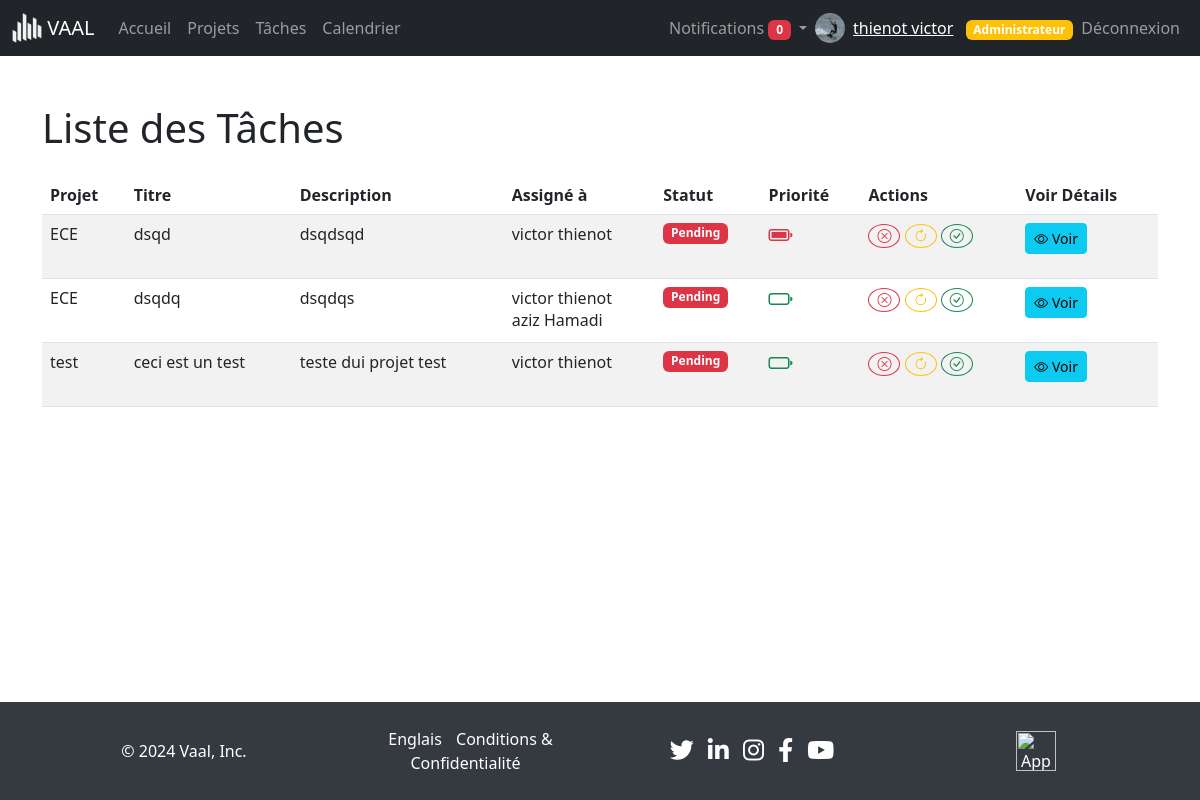
/views/tasks/view.php?task_id=1 (signed in), run on the app's committed database.
### tables this page shows
CREATE TABLE `users` (
  `id` int(11) NOT NULL,
  `profile` varchar(255) NOT NULL,
  `nom` varchar(50) NOT NULL,
  `prenom` varchar(255) NOT NULL,
  `email` varchar(100) NOT NULL,
  `password` varchar(255) NOT NULL,
  `role` enum('member','manager','admin') DEFAULT 'member',
  `activation` enum('oui','non') NOT NULL DEFAULT 'non'
);

CREATE TABLE `tasks` (
  `id` int(11) NOT NULL,
  `title` varchar(100) NOT NULL,
  `description` text DEFAULT NULL,
  `status` enum('pending','in_progress','completed') NOT NULL DEFAULT 'pending',
  `start_date` date DEFAULT NULL,
  `end_date` date DEFAULT NULL,
  `project_id` int(11) DEFAULT NULL,
  `assignee_id` varchar(255) DEFAULT NULL,
  `priority` enum('faible','modéré','élevé') NOT NULL DEFAULT 'modéré'
);

CREATE TABLE `projects` (
  `id` int(11) NOT NULL,
  `title` varchar(100) NOT NULL,
  `description` text DEFAULT NULL,
  `start_date` date DEFAULT NULL,
  `end_date` date DEFAULT NULL,
  `budget` decimal(10,2) DEFAULT NULL,
  `manager_id` int(11) DEFAULT NULL,
  `color` varchar(7) NOT NULL DEFAULT '#FFFFFF',
  `cahier_charge` varchar(255) DEFAULT NULL,
  `user_team_id` int(11) DEFAULT NULL
);

### views/tasks/view.php (the view, shortened to what this page needs)
<?php
include '../../includes/connect.php';
include '../../includes/navbar.php';
$user_id = $_SESSION['user_id'];
$user_role = isset($_SESSION['user_role']) ? $_SESSION['user_role'] : '';
try {
    if ($user_role === 'admin') {
        $projectsStmt = $pdo->query("SELECT id, title, description, end_date FROM projects");
    } else {
        $projectsStmt = $pdo->prepare("
            SELECT projects.id, projects.title, projects.description, projects.end_date
            FROM projects
            JOIN user_team ON projects.id = user_team.project_id
            WHERE user_team.user_id = ?
        ");
        $projectsStmt->execute([$user_id]);
    }
    $projects = $projectsStmt->fetchAll();
    $tasks = [];
    foreach ($projects as $project) {
        $tasksStmt = $pdo->prepare("SELECT tasks.*, projects.title as project_title FROM tasks
                                    JOIN projects ON tasks.project_id = projects.id
                                    WHERE tasks.project_id = ?");
        $tasksStmt->execute([$project['id']]);
        $projectTasks = $tasksStmt->fetchAll();
        $tasks = array_merge($tasks, $projectTasks);
    }
} catch (PDOException $e) {
    echo "Erreur : " . $e->getMessage();
    exit;
}
?>
<!DOCTYPE html>
<html lang="fr">
<head>
    <link href="https://cdn.jsdelivr.net/npm/bootstrap@5.3.3/dist/css/bootstrap.min.css" rel="stylesheet">
    <link href="https://cdnjs.cloudflare.com/ajax/libs/bootstrap-icons/1.8.1/font/bootstrap-icons.min.css" rel="stylesheet">
</head>
<body>
<div class="container mt-5">
    <h1 class="mb-4">Liste des Tâches</h1>
    <table class="table table-striped">
        <thead>
            <tr>
                <th>Projet</th>
                <th>Titre</th>
                <th>Description</th>
                <th>Assigné à</th>
                <th>Statut</th>
                <th>Priorité</th>
                <th>Actions</th>
                <th>Voir Détails</th>
            </tr>
        </thead>
        <tbody>
            <?php if (!empty($tasks)): ?>
                <?php foreach ($tasks as $task): ?>
                    <tr>
                        <td><?php echo htmlspecialchars($task['project_title']); ?></td>
                        <td><?php echo htmlspecialchars($task['title']); ?></td>
                        <td><?php echo htmlspecialchars($task['description']); ?></td>
                        <td>
                            <?php
                            $assigneeIds = explode(',', $task['assignee_id']);
                            $assignees = [];
                            foreach ($assigneeIds as $id) {
                                $assigneeStmt = $pdo->prepare("SELECT CONCAT(prenom, ' ', nom) AS full_name FROM users WHERE id = ?");
                                $assigneeStmt->execute([$id]);
                                $assignee = $assigneeStmt->fetchColumn();
                                if ($assignee) {
                                    $assignees[] = htmlspecialchars($assignee);
                                }
                            }
                            echo implode('<br>', $assignees) ?: 'Non assigné';
                            ?>
                        </td>
                        <td>
                            <?php if ($task['status'] == 'pending'): ?>
                                <span class="badge bg-danger">Pending</span>
                            <?php elseif ($task['status'] == 'in_progress'): ?>
                                <span class="badge bg-warning text-dark">In Progress</span>
                            <?php elseif ($task['status'] == 'completed'): ?>
                                <span class="badge bg-success">Completed</span>
                            <?php endif; ?>
                        </td>
                        <td>
                            <div class="d-flex align-items-center">
                                <?php if ($task['priority'] == 'faible'): ?>
                                    <i class="bi bi-battery text-success" style="font-size: 1.5rem;" title="Faible priorité"></i>
                                <?php elseif ($task['priority'] == 'modéré'): ?>
                                    <i class="bi bi-battery-half text-warning" style="font-size: 1.5rem;" title="Priorité modérée"></i>
                                    <i class="bi bi-battery-full text-warning" style="font-size: 1.5rem;" title="Priorité modérée"></i>
                                <?php elseif ($task['priority'] == 'élevé'): ?>
                                    <i class="bi bi-battery-full text-danger" style="font-size: 1.5rem;" title="Haute priorité"></i>
                                <?php endif; ?>
                            </div>
                        </td>
                        <td>
                            <form method="post" class="d-inline">
                                <button type="submit" name="status" value="pending" class="btn btn-outline-danger btn-sm rounded-circle" title="Pending">
                                    <i class="bi bi-x-circle"></i>
                                </button>
                            </form>
                            <form method="post" class="d-inline">
                                <button type="submit" name="status" value="in_progress" class="btn btn-outline-warning btn-sm rounded-circle" title="In Progress">
                                    <i class="bi bi-arrow-clockwise"></i>
                                </button>
                            </form>
                            <form method="post" class="d-inline">
                                <button type="submit" name="status" value="completed" class="btn btn-outline-success btn-sm rounded-circle" title="Completed">
                                    <i class="bi bi-check-circle"></i>
                                </button>
                            </form>
                        </td>
                        <td>
                            <form method="post">
                                <button type="submit" class="btn btn-info btn-sm">
                                    <i class="bi bi-eye"></i> Voir
                                </button>
                            </form>
                        </td>
                    </tr>
                <?php endforeach; ?>
            <?php else: ?>
                <tr>
                    <td colspan="8" class="text-center">Aucune tâche trouvée.</td>
                </tr>
            <?php endif; ?>
        </tbody>
    </table>
</div>
<?php include '../../includes/footer.php'; ?>
</body>
</html>

### includes/navbar.php (shortened to what this page needs)
<?php
include $_SERVER['DOCUMENT_ROOT'].'/Project-Management-App/includes/connect.php';
$user_id = $_SESSION['user_id'];
$stmt = $pdo->prepare("SELECT * FROM users WHERE id = ?");
$stmt->execute([$user_id]);
$user = $stmt->fetch(PDO::FETCH_ASSOC);
$notificationsStmt = $pdo->prepare("SELECT * FROM notifications WHERE user_id = ? AND is_read = 0 ORDER BY created_at DESC");
$notificationsStmt->execute([$user_id]);
$notifications = $notificationsStmt->fetchAll();
$notificationCount = count($notifications);
$user_name = htmlspecialchars($user['nom'] . ' ' . $user['prenom']);
$profile_image = !empty($user['profile']) ? $user['profile'] : 'assets/images/default-profile.png';
$user_role = $user['role'];
?>
<nav class="navbar navbar-expand-lg navbar-dark bg-dark">
    <div class="container-fluid">
        <a class="navbar-brand" href="/Project-Management-App/index.php">
            <img src="/Project-Management-App/assets/images/logo_white.png" alt="Logo" width="30" height="30" class="d-inline-block align-top">
            VAAL
        </a>
        <div class="collapse navbar-collapse" id="navbarNav">
            <ul class="navbar-nav me-auto mb-2 mb-lg-0">
                <li class="nav-item">
                    <a class="nav-link" href="/Project-Management-App/dashboard.php">Accueil</a>
                </li>
                <li class="nav-item">
                    <a class="nav-link" href="/Project-Management-App/views/projects/view.php">Projets</a>
                </li>
                <li class="nav-item">
                    <a class="nav-link" href="/Project-Management-App/views/tasks/view.php">Tâches</a>
                </li>
                <li class="nav-item">
                    <a class="nav-link" href="/Project-Management-App/views/calendar/view.php">Calendrier</a>
                </li>
            </ul>
            <ul class="navbar-nav ms-auto mb-2 mb-lg-0 align-items-center">
                <li class="nav-item dropdown">
                    <a class="nav-link dropdown-toggle" href="#" id="notificationsDropdown" role="button" data-bs-toggle="dropdown" aria-expanded="false">
                        Notifications <span class="badge bg-danger"><?php echo $notificationCount; ?></span>
                    </a>
                </li>
                <li class="nav-item d-flex align-items-center">
                    <img src="/Project-Management-App/<?php echo htmlspecialchars($profile_image); ?>" alt="Profile Image" width="30" height="30" class="rounded-circle me-2">
                    <span class="navbar-text">
                        <a href="/Project-Management-App/views/auth/profile.php"><?php echo $user_name; ?></a>
                        <?php if ($user_role === 'admin'): ?>
                            <span class="badge bg-warning text-dark ms-2"><a href="/Project-Management-App/dashboard_admin.php" style="text-decoration: none;">Administrateur</a></span>
                        <?php endif; ?>
                    </span>
                </li>
                <li class="nav-item">
                    <a class="nav-link" href="/Project-Management-App/includes/logout.php">Déconnexion</a>
                </li>
            </ul>
        </div>
    </div>
</nav>

### includes/footer.php (style rules this page uses)
body { display: flex; flex-direction: column; min-height: 100vh; margin: 0; }

### data on the page
users: profile (picture), user_name "thienot victor"
tasks: project.title "ECE", title "dsqd", description "dsqdsqd", assignees "victor thienot", status "Pending", priority "élevé" (drawn)
tasks: project.title "ECE", title "dsqdq", description "dsqdqs", assignees "victor thienot aziz Hamadi", status "Pending", priority "faible" (drawn)
tasks: project.title "test", title "ceci est un test", description "teste dui projet test", assignees "victor thienot", status "Pending", priority "faible" (drawn)

### other printed values
$notificationCount "0"
